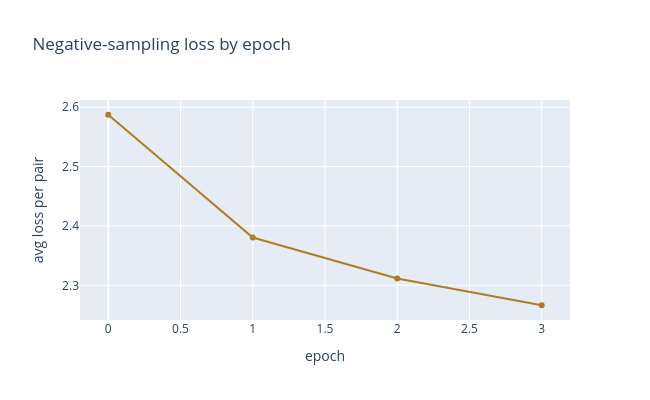

The code cell stored with this chart in its notebook:
### Markdown cell above
**Idea -- billions of nudges, four epochs' worth.** Slide 50 called training "billions of nudges, across billions of positions." We have millions, not billions, of pairs -- but the loop is the same loop: draw a batch of real pairs plus fresh random negatives (sampled from a frequency-weighted noise distribution, per Slide 13), compute the loss above, and step. Track the average loss every epoch; if the mechanism is actually learning, it should fall, the same falling-curve check the k-means lab ran on WCSS.

### Code cell
freqs = np.array([counts[w] for w in vocab], dtype=np.float64)
noise_dist = torch.tensor((freqs ** 0.75) / (freqs ** 0.75).sum(), dtype=torch.float64)

DIM, NEG, EPOCHS, BATCH, LR = 100, 5, 4, 4096, 0.003
torch.manual_seed(0)  # re-seed here so the sanity check above can't shift these draws
model = SkipGramNegativeSampling(vocab_size, DIM)
opt = torch.optim.Adam(model.parameters(), lr=LR)

centers_t = torch.tensor(centers, dtype=torch.long)
contexts_t = torch.tensor(contexts, dtype=torch.long)
n_pairs = len(centers)

loss_history = []
t_start = time.time()
for epoch in range(EPOCHS):
    perm = torch.randperm(n_pairs)
    total_loss, n_batches = 0.0, 0
    for start in range(0, n_pairs, BATCH):
        idx = perm[start:start + BATCH]
        neg = torch.multinomial(noise_dist, len(idx) * NEG, replacement=True).view(len(idx), NEG)
        loss = model(centers_t[idx], contexts_t[idx], neg)
        opt.zero_grad()
        loss.backward()
        opt.step()
        total_loss += loss.item()
        n_batches += 1
    avg_loss = total_loss / n_batches
    loss_history.append(avg_loss)
    print(f"epoch {epoch}: avg loss {avg_loss:.4f}  ({time.time() - t_start:.0f}s elapsed)")

W = model.in_emb.weight.detach().numpy()  # keep W; W' is scaffolding, same as Slide 10's closing move

fig = go.Figure(go.Scatter(y=loss_history, mode="lines+markers", line=dict(color=GOLD)))
fig.update_layout(title="Negative-sampling loss by epoch", xaxis_title="epoch",
                   yaxis_title="avg loss per pair", width=650, height=400)
fig.show()

assert loss_history[-1] < loss_history[0], "loss should fall"

### Figure 1 — Plotly figure (JSON) as saved in the notebook; plotly's stock layout.template omitted (floating-point values rounded to 4 significant figures)
{"data": [{"line": {"color": "#b07d22"}, "mode": "lines+markers", "type": "scatter", "y": [2.587, 2.38, 2.311, 2.266]}], "layout": {"height": 400, "title": {"text": "Negative-sampling loss by epoch"}, "width": 650, "xaxis": {"title": {"text": "epoch"}}, "yaxis": {"title": {"text": "avg loss per pair"}}}}
